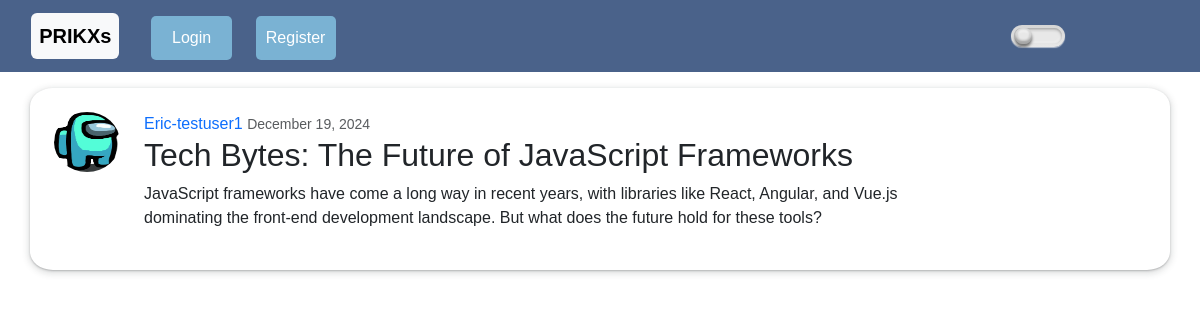
The app's page /post/2/ with its own data.
### App/models.py (models this page shows, shortened)
class Post(models.Model):
    title = models.CharField(max_length=100)
    content = models.TextField()
    date_posted = models.DateTimeField(default=timezone.now)
    author = models.ForeignKey(User, on_delete=models.CASCADE)

### Users/models.py (models this page shows, shortened)
class profile(models.Model):
    user = models.OneToOneField(User, on_delete=models.CASCADE)
    image = models.ImageField(default='default.jpg', upload_to='profile pics')

### App/views.py (the view)
# urls.py: path('post/<int:pk>/',PostDetailView.as_view(), name='post-detail'),
class PostDetailView(DetailView):
    model = Post
    template_name = 'post_detail.html'

### App/templates/post_detail.html (shortened to what this page needs)
{% extends "index.html" %}
{% block content %}
<div class="container">
    <article class="media content-section row mt-3" style="border-top-left-radius: 2% 10%;
    border-top-right-radius: 2% 10%;
    border-bottom-right-radius: 2% 10%;
    border-bottom-left-radius: 2% 10%;
    display: flex;">
        <img class="rounded-circle col-4" src="{{ object.author.profile.image.url }}" alt="profile pic" style="width: 90; height: 60;">
        <div class="media-body col-4" style="flex: 60%;">
            <div class="articles-metadata">
                <a href="{% url 'user-posts' object.author.username%}">{{ object.author }} </a>
                <small class="text-muted">{{ object.date_posted|date:" F d, Y" }}</small>
            </div>
            <h2 class="article-title">{{ object.title }}</h2>
            <p>{{ object.content|linebreaksbr }}</p>
        </div>
        <div class="col-4" style="flex: 10%;">
        </div>
    </article>
</div>
{% endblock %}

### App/static/darkmode.css (style rules this page uses)
body { overflow-y: auto; }

### App/static/login.css (style rules this page uses)
* { margin: 0; padding: 0; box-sizing: border-box; font-family: Arial, sans-serif; }

### App/static/other.css (style rules this page uses)
.article-title { text-decoration: none; }
.content-section { padding: 3vh 1vw; }

### records on screen
Post: author.profile.image (picture), author "Eric-testuser1", date_posted "December 19, 2024", title "Tech Bytes: The Future of JavaScript Frameworks", content "JavaScript frameworks have come a long way in recent years, with libraries like React, Angular, and Vue.js dominating the front-end development landscape. But what does the future hold for these tools?"
